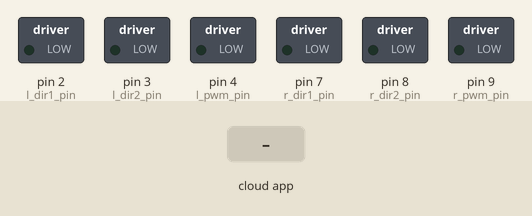
Simulated run of this sketch. Board: Arduino Uno, built with avr-gcc and run on an emulated ATmega328P. Shown: switched loads named in the sketch (green lamp = pin HIGH). Inputs (shaded band) come from the test bench. The ROS host is connected and sends only what is stated.

Above: at 1.2 s.
1.3 s: the phone or cloud app sets power_left to -100
At 2.3 s:
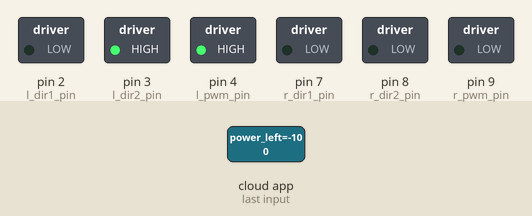
2.8 s: the phone or cloud app sets power_right to -100
At 3.4 s:
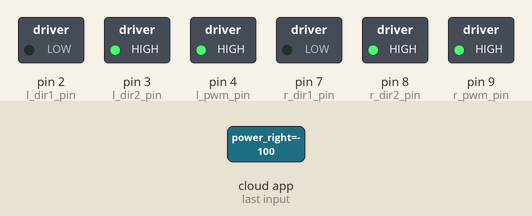
4.3 s: the phone or cloud app sets power_left to 0
At 5.5 s:
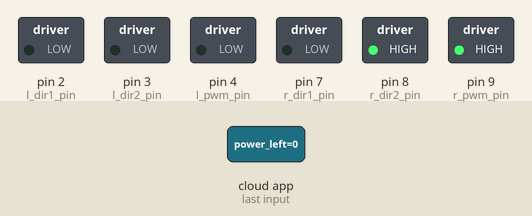
5.8 s: the phone or cloud app sets power_right to 100
At 6.7 s:
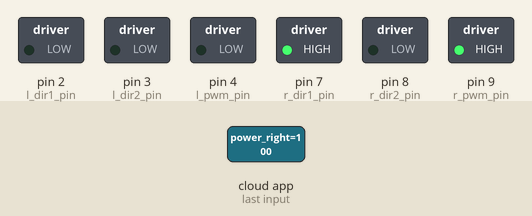
7.3 s: the phone or cloud app sets power_left to 100
At 7.8 s:
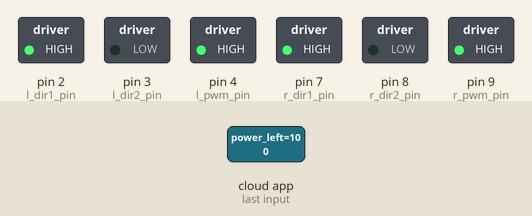
8.8 s: the phone or cloud app sets power_right to 0
At 10.1 s:
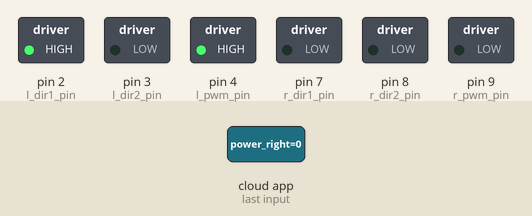
Timing chart, 0 to 11.3 s (numbered marks = the images above; inputs shaded):
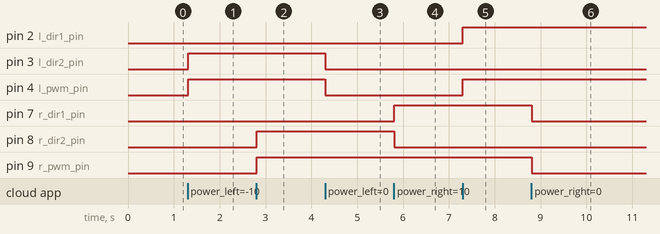

Measured:
- after the input at 1.3 s, pin 3 (l_dir2_pin), pin 4 (l_pwm_pin): LOW → HIGH at once
- after the input at 2.8 s, pin 8 (r_dir2_pin), pin 9 (r_pwm_pin): LOW → HIGH at once
- after the input at 4.3 s, pin 3 (l_dir2_pin), pin 4 (l_pwm_pin): HIGH → LOW at once
- after the input at 5.8 s, pin 7 (r_dir1_pin): LOW → HIGH at once; pin 8 (r_dir2_pin): HIGH → LOW at once
- after the input at 7.3 s, pin 2 (l_dir1_pin), pin 4 (l_pwm_pin): LOW → HIGH at once
- after the input at 8.8 s, pin 7 (r_dir1_pin), pin 9 (r_pwm_pin): HIGH → LOW at once

The sketch:

Basic_coed_2_motor_encode.ino
```cpp
#include <micro_ros_arduino.h>
#include <stdio.h>
#include <rcl/rcl.h>
#include <rcl/error_handling.h>
#include <rclc/rclc.h>
#include <rclc/executor.h>
#include <std_msgs/msg/float32.h>
#include <std_msgs/msg/int32.h>
#include <rmw_microros/rmw_microros.h>


// ===== Encoder =====
#define ENCA_l 5
#define ENCB_l 6
#define ENCA_r 11
#define ENCB_r 10
volatile long pos_l = 0;
volatile long pos_r = 0;

long pulseLeft  = 0;
long pulseRight = 0;
long oldLeft    = -999;
long oldRight   = -999;

// ===== Motor ซ้าย =====
#define l_dir1_pin 2
#define l_dir2_pin 3
#define l_pwm_pin  4

// ===== Motor ขวา =====
#define r_dir1_pin 7
#define r_dir2_pin 8
#define r_pwm_pin  9

// ===== ตัวแปร Motor =====
float factor_left  = 0.0;
float factor_right = 0.0;
int dir_left  = 0;
int dir_right = 0;

// ===== micro-ROS =====
rcl_publisher_t   enc_left_pub;
rcl_publisher_t   enc_right_pub;
rcl_subscription_t left_sub;
rcl_subscription_t right_sub;

std_msgs__msg__Int32   enc_left_msg;
std_msgs__msg__Int32   enc_right_msg;
std_msgs__msg__Float32 left_msg;
std_msgs__msg__Float32 right_msg;

rcl_allocator_t allocator;
rclc_support_t  support;
rclc_executor_t executor;
rcl_node_t      node;
rcl_timer_t     timer1;

void readEncoder_l(){
  int b_l = digitalRead(ENCB_l);
  if(b_l > 0){
    pos_l++;
  }else {
    pos_l--;
  }
}

void readEncoder_r(){
  int b_r = digitalRead(ENCB_r);
  if(b_r > 0){
    pos_r++;
  }else {
    pos_r--;
  }
}

// ===== Motor Control =====
void drive_left(int direction, int pwm) {
  if (direction > 0) {
    digitalWrite(l_dir1_pin, HIGH);
    digitalWrite(l_dir2_pin, LOW);
    analogWrite(l_pwm_pin, pwm);
  }
  else if (direction < 0) {
    digitalWrite(l_dir1_pin, LOW);
    digitalWrite(l_dir2_pin, HIGH);
    analogWrite(l_pwm_pin, pwm);
  }
  else {
    digitalWrite(l_dir1_pin, LOW);
    digitalWrite(l_dir2_pin, LOW);
    analogWrite(l_pwm_pin, 0);
  }
}

void drive_right(int direction, int pwm) {
  if (direction > 0) {
    digitalWrite(r_dir1_pin, HIGH);
    digitalWrite(r_dir2_pin, LOW);
    analogWrite(r_pwm_pin, pwm);
  }
  else if (direction < 0) {
    digitalWrite(r_dir1_pin, LOW);
    digitalWrite(r_dir2_pin, HIGH);
    analogWrite(r_pwm_pin, pwm);
  }
  else {
    digitalWrite(r_dir1_pin, LOW);
    digitalWrite(r_dir2_pin, LOW);
    analogWrite(r_pwm_pin, 0);
  }
}


void create_entities() {
  allocator = rcl_get_default_allocator();
  rclc_support_init(&support, 0, NULL, &allocator);
  rclc_node_init_default(&node, "robot_node", "", &support);

  rclc_publisher_init_default(&enc_left_pub, &node,
    ROSIDL_GET_MSG_TYPE_SUPPORT(std_msgs, msg, Int32), "encoder_left");
  rclc_publisher_init_default(&enc_right_pub, &node,
    ROSIDL_GET_MSG_TYPE_SUPPORT(std_msgs, msg, Int32), "encoder_right");

  rclc_subscription_init_default(&left_sub, &node,
    ROSIDL_GET_MSG_TYPE_SUPPORT(std_msgs, msg, Float32), "power_left");
  rclc_subscription_init_default(&right_sub, &node,
    ROSIDL_GET_MSG_TYPE_SUPPORT(std_msgs, msg, Float32), "power_right");

  rclc_timer_init_default(&timer1, &support,
    RCL_MS_TO_NS(100), timer1_callback);

  rclc_executor_init(&executor, &support.context, 3, &allocator);
  rclc_executor_add_timer(&executor, &timer1);
  rclc_executor_add_subscription(&executor, &left_sub,  &left_msg,  &left_callback,  ON_NEW_DATA);
  rclc_executor_add_subscription(&executor, &right_sub, &right_msg, &right_callback, ON_NEW_DATA);
}

void destroy_entities() {
  rcl_publisher_fini(&enc_left_pub,  &node);
  rcl_publisher_fini(&enc_right_pub, &node);
  rcl_subscription_fini(&left_sub,  &node);
  rcl_subscription_fini(&right_sub, &node);
  rcl_timer_fini(&timer1);
  rcl_node_fini(&node);
  rclc_executor_fini(&executor);
  rclc_support_fini(&support);
}


// ===== Callback: รับคำสั่ง Motor ซ้าย =====
void left_callback(const void * msgin) {
  const std_msgs__msg__Float32 * msg = (const std_msgs__msg__Float32 *)msgin;
  factor_left = msg->data;

  if (factor_left > 0)      dir_left = 1;
  else if (factor_left < 0) dir_left = -1;
  else                      dir_left = 0;
}

// ===== Callback: รับคำสั่ง Motor ขวา =====
void right_callback(const void * msgin) {
  const std_msgs__msg__Float32 * msg = (const std_msgs__msg__Float32 *)msgin;
  factor_right = msg->data;

  if (factor_right > 0)      dir_right = 1;
  else if (factor_right < 0) dir_right = -1;
  else                       dir_right = 0;
}

// ===== Callback: Publish Encoder ทุก 100ms =====
void timer1_callback(rcl_timer_t *timer1, int64_t last_call_time) {
  enc_left_msg.data  = pulseLeft;
  enc_right_msg.data = pulseRight;

  rcl_publish(&enc_left_pub,  &enc_left_msg,  NULL);
  rcl_publish(&enc_right_pub, &enc_right_msg, NULL);
}

bool micro_ros_init_successful = false;

// ===== Setup =====
void setup() {
  Serial.begin(115200);

  pinMode(l_dir1_pin, OUTPUT);
  pinMode(l_dir2_pin, OUTPUT);
  pinMode(l_pwm_pin,  OUTPUT);

  pinMode(r_dir1_pin, OUTPUT);
  pinMode(r_dir2_pin, OUTPUT);
  pinMode(r_pwm_pin,  OUTPUT);

  pinMode(ENCA_r, INPUT);
  pinMode(ENCB_r, INPUT);

  pinMode(ENCA_l, INPUT);
  pinMode(ENCB_l, INPUT);

  attachInterrupt(digitalPinToInterrupt(ENCA_r), readEncoder_r, RISING);
  attachInterrupt(digitalPinToInterrupt(ENCA_l), readEncoder_l, RISING);

  set_microros_transports();          // เรียกแค่ครั้งเดียว
  micro_ros_init_successful = false;

}

// ===== Loop =====
void loop() {
  if (RMW_RET_OK == rmw_uros_ping_agent(50, 2)) {
    if (!micro_ros_init_successful) {
      create_entities();
      micro_ros_init_successful = true;
    } else {
      // โค้ดเดิม
      noInterrupts();
      long newLeft  = pos_l;
      long newRight = pos_r;
      interrupts();

      if (newLeft != oldLeft)   { oldLeft   = newLeft;  pulseLeft  = newLeft; }
      if (newRight != oldRight) { oldRight  = newRight; pulseRight = newRight; }

      int pwm_l = constrain(abs(factor_left)  * 255, 0, 255);
      int pwm_r = constrain(abs(factor_right) * 255, 0, 255);

      drive_left (dir_left,  pwm_l);
      drive_right(dir_right, pwm_r);

      rclc_executor_spin_some(&executor, RCL_MS_TO_NS(100));
    }
  } else if (micro_ros_init_successful) {
    // agent หลุด → destroy แล้วรอ reconnect
    destroy_entities();
    micro_ros_init_successful = false;

    // หยุดมอเตอร์ด้วย
    drive_left(0, 0);
    drive_right(0, 0);
  }
}
```
